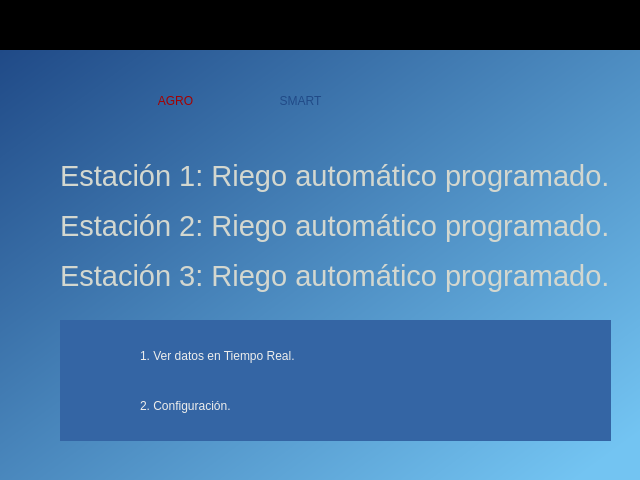
<?xml version="1.0" encoding="UTF-8"?>
<ui version="4.0">
 <class>widget_inicio</class>
 <widget class="QWidget" name="widget_inicio">
  <property name="geometry">
   <rect>
    <x>0</x>
    <y>0</y>
    <width>640</width>
    <height>480</height>
   </rect>
  </property>
  <property name="windowTitle">
   <string>Form</string>
  </property>
  <property name="styleSheet">
   <string notr="true"/>
  </property>
  <widget class="QWidget" name="widget_fecha" native="true">
   <property name="geometry">
    <rect>
     <x>0</x>
     <y>0</y>
     <width>641</width>
     <height>51</height>
    </rect>
   </property>
   <property name="styleSheet">
    <string notr="true">QWidget#widget_fecha{
background-color:rgb(0, 0, 0)}</string>
   </property>
   <widget class="QLabel" name="lbl_hora">
    <property name="geometry">
     <rect>
      <x>20</x>
      <y>10</y>
      <width>151</width>
      <height>21</height>
     </rect>
    </property>
    <property name="styleSheet">
     <string notr="true">font: 57 16pt &quot;Ubuntu&quot;;
color:rgb(238, 238, 236);</string>
    </property>
    <property name="text">
     <string/>
    </property>
   </widget>
   <widget class="QLabel" name="lbl_fecha">
    <property name="geometry">
     <rect>
      <x>460</x>
      <y>10</y>
      <width>161</width>
      <height>21</height>
     </rect>
    </property>
    <property name="styleSheet">
     <string notr="true">font: 57 16pt &quot;Ubuntu&quot;;
color:rgb(238, 238, 236);</string>
    </property>
    <property name="text">
     <string/>
    </property>
   </widget>
  </widget>
  <widget class="QWidget" name="widget_datos" native="true">
   <property name="geometry">
    <rect>
     <x>0</x>
     <y>50</y>
     <width>641</width>
     <height>431</height>
    </rect>
   </property>
   <property name="styleSheet">
    <string notr="true">QWidget#widget_datos{
background-color:qlineargradient(spread:pad, x1:0, y1:0, x2:0.985075, y2:0.903, stop:0 rgba(32, 74, 135, 255), stop:1 rgba(115, 196, 242, 255))
}</string>
   </property>
   <widget class="QLabel" name="label_9">
    <property name="geometry">
     <rect>
      <x>10</x>
      <y>10</y>
      <width>91</width>
      <height>101</height>
     </rect>
    </property>
    <property name="text">
     <string/>
    </property>
    <property name="pixmap">
     <pixmap>../images/logo.png</pixmap>
    </property>
    <property name="scaledContents">
     <bool>true</bool>
    </property>
   </widget>
   <widget class="QLabel" name="label_10">
    <property name="geometry">
     <rect>
      <x>120</x>
      <y>0</y>
      <width>111</width>
      <height>101</height>
     </rect>
    </property>
    <property name="styleSheet">
     <string notr="true">font: 57 italic 32pt &quot;Ubuntu&quot;;
color:rgb(164, 0, 0)</string>
    </property>
    <property name="text">
     <string>AGRO</string>
    </property>
    <property name="alignment">
     <set>Qt::AlignCenter</set>
    </property>
   </widget>
   <widget class="QLabel" name="label_11">
    <property name="geometry">
     <rect>
      <x>230</x>
      <y>0</y>
      <width>141</width>
      <height>101</height>
     </rect>
    </property>
    <property name="styleSheet">
     <string notr="true">font: 57 italic 32pt &quot;Ubuntu&quot;;
color:rgb(32, 74, 135)</string>
    </property>
    <property name="text">
     <string>SMART</string>
    </property>
    <property name="alignment">
     <set>Qt::AlignCenter</set>
    </property>
   </widget>
   <widget class="QLabel" name="lbl_riego_est_1">
    <property name="geometry">
     <rect>
      <x>60</x>
      <y>100</y>
      <width>561</width>
      <height>51</height>
     </rect>
    </property>
    <property name="font">
     <font>
      <pointsize>22</pointsize>
     </font>
    </property>
    <property name="styleSheet">
     <string notr="true">color:rgb(211, 215, 207)

</string>
    </property>
    <property name="text">
     <string>Estación 1: Riego automático programado.</string>
    </property>
   </widget>
   <widget class="QLabel" name="lbl_riego_est_2">
    <property name="geometry">
     <rect>
      <x>60</x>
      <y>150</y>
      <width>561</width>
      <height>51</height>
     </rect>
    </property>
    <property name="font">
     <font>
      <pointsize>22</pointsize>
     </font>
    </property>
    <property name="styleSheet">
     <string notr="true">color:rgb(211, 215, 207)</string>
    </property>
    <property name="text">
     <string>Estación 2: Riego automático programado.</string>
    </property>
   </widget>
   <widget class="QLabel" name="lbl_riego_est_3">
    <property name="geometry">
     <rect>
      <x>60</x>
      <y>200</y>
      <width>561</width>
      <height>51</height>
     </rect>
    </property>
    <property name="font">
     <font>
      <pointsize>22</pointsize>
     </font>
    </property>
    <property name="styleSheet">
     <string notr="true">color:rgb(211, 215, 207)</string>
    </property>
    <property name="text">
     <string>Estación 3: Riego automático programado.</string>
    </property>
   </widget>
   <widget class="QWidget" name="widget_options" native="true">
    <property name="geometry">
     <rect>
      <x>60</x>
      <y>270</y>
      <width>551</width>
      <height>121</height>
     </rect>
    </property>
    <property name="styleSheet">
     <string notr="true">QWidget#widget_options{
background-color:rgb(52, 101, 164)
}</string>
    </property>
    <widget class="QLabel" name="lbl_opt_1">
     <property name="geometry">
      <rect>
       <x>80</x>
       <y>10</y>
       <width>451</width>
       <height>51</height>
      </rect>
     </property>
     <property name="styleSheet">
      <string notr="true">font: 22pt &quot;Ubuntu&quot;;
color:rgb(238, 238, 236)</string>
     </property>
     <property name="text">
      <string>1. Ver datos en Tiempo Real.</string>
     </property>
    </widget>
    <widget class="QLabel" name="lbl_opt_2">
     <property name="geometry">
      <rect>
       <x>80</x>
       <y>60</y>
       <width>421</width>
       <height>51</height>
      </rect>
     </property>
     <property name="styleSheet">
      <string notr="true">font: 22pt &quot;Ubuntu&quot;;
color:rgb(238, 238, 236)</string>
     </property>
     <property name="text">
      <string>2. Configuración.</string>
     </property>
    </widget>
   </widget>
  </widget>
 </widget>
 <resources/>
 <connections/>
</ui>
